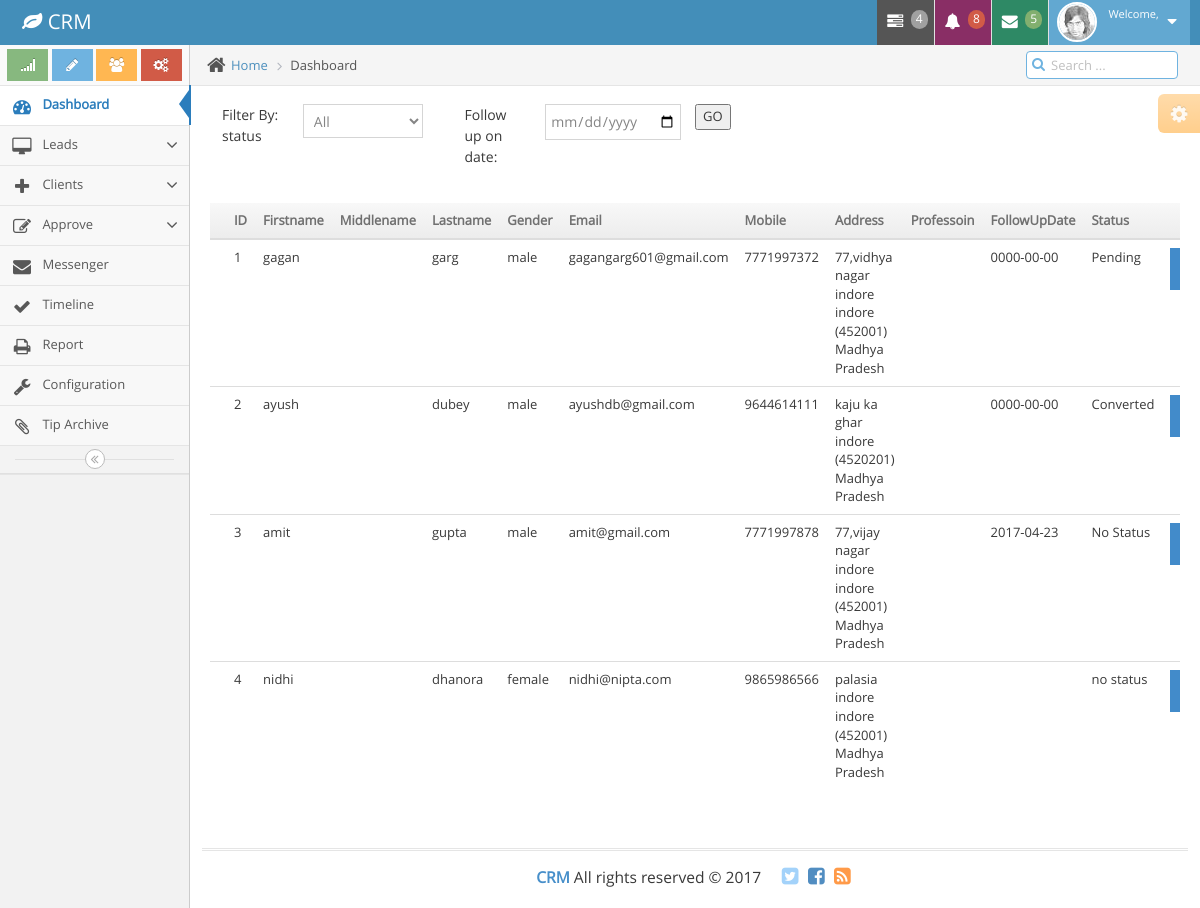
The app's page /index.php/admin/viewLeads with its own data.
### tables this page shows
CREATE TABLE `client` (
  `client_id` int(11) NOT NULL,
  `first_name` varchar(50) NOT NULL,
  `middle_name` varchar(50) DEFAULT NULL,
  `last_name` varchar(50) NOT NULL,
  `gender` varchar(10) NOT NULL,
  `email` varchar(100) DEFAULT NULL,
  `mobile` varchar(10) NOT NULL,
  `status` varchar(15) NOT NULL DEFAULT 'no status',
  `address` varchar(1000) DEFAULT NULL,
  `profession` varchar(100) DEFAULT NULL,
  `follow_up_date` date DEFAULT NULL,
  `active` varchar(10) NOT NULL DEFAULT 'no',
  `assigned` varchar(10) NOT NULL DEFAULT 'no',
  `disposed` varchar(10) NOT NULL DEFAULT 'no'
);

### application/controllers/Admin.php (called while the page is built, shortened)
<?php
class Admin extends CI_Controller {
	public function viewLeads()
	{
		$data   = array();
        $this->load->model('LeadModel');
        $this->load->helper('url');
        $data['result'] = $this->LeadModel->get_leads();
		$this->load->view('admin/admin_header');
			$this->load->view('admin/viewLeads', $data);
		$this->load->view('admin/admin_footer');
	}
}

### index.php (called while the page is built, shortened)
<?php
require_once BASEPATH.'core/CodeIgniter.php';

### application/models/LeadModel.php (called while the page is built, shortened)
<?php
class LeadModel extends CI_Model
{
	function get_leads() {
        $this->db->select('*');
        $this->db->from('client');
        $query = $this->db->get();
        return $result = $query->result();
    }
}

### application/views/admin/viewLeads.php (the view, shortened to what this page needs)
<p style="color:green;"><?php print_r($this->session->flashdata('update'));?></p>
<p style="color:red;"><?php print_r($this->session->flashdata('delete'));?></p>
<p style="color:green;"><?php print_r($this->session->flashdata('insert'));?></p>
 <div class="form-group">
 <form action="<?php echo base_url('leads/filter_by');?>" method="POST">
      <label class="control-label col-sm-1">Filter By:  status </label>
      <div class="col-sm-2">
        <select class="form-control branch" name="status">
     <option value="all">All</option>
    </select>
      </div>
	  <label class="control-label col-sm-1">Follow up on date: </label>
	   <div class="col-sm-2">
        <input type="date" name="follow_up_date" placeholder="YYYY-MM-DD" >
      </div>
	  <input type="submit" value="GO" >
	  </form>
    </div>
	<br><br><br>
<div class="table-responsive">
  <table class="table table-hover">
     <thead class="thead-inverse">
      <tr>
		<th></th>
        <th>ID</th>
        <th>Firstname</th>
		 <th>Middlename</th>
        <th>Lastname</th>
        <th>Gender</th>
        <th>Email</th>
        <th>Mobile</th>
		<th>Address</th>
		<th>Professoin</th>
		<th>FollowUpDate</th>
		<th>Status</th>
		<th></th>
      </tr>
    </thead>
    <tbody>
		<?php $i=1;?>
      <?php foreach($result  as $r): ?>
		<tr>
			<td>
			</td>
			<td><?php echo $i; $i++;?>
			</td>
			<td><?php echo $r->first_name;?>
			</td>
			<td><?php echo $r->middle_name;?>
			</td>
			<td><?php echo $r->last_name;?>
			</td>
			<td><?php echo $r->gender;?>
			</td>
			<td><?php echo $r->email;?>
			</td>
			<td><?php echo $r->mobile;?>
			</td>
			<td><?php echo $r->address;?>
			</td>
			<td><?php echo $r->profession;?>
			</td>
			<td><?php echo $r->follow_up_date;?>
			</td>
			<td><?php echo $r->status;?>
			</td>
			<td><form name="edit" class="form-horizontal" action="<?php echo base_url('leads/edit');?>"  method="POST">
					<input type="submit" name="submit" class="btn btn-primary" value="Edit">
				</form>
			</td>
		</tr>
	<?php endforeach; ?>
    </tbody>
  </table>
  </div>
</div>

### css1/custom.css (style rules this page uses)
.year,.branch { width: 120px; }

### records on screen
client: first_name "gagan", last_name "garg", gender "male", email "gagangarg601@gmail.com", mobile "7771997372", address "77,vidhya nagar indore indore (452001) Madhya Pradesh", follow_up_date "0000-00-00", status "Pending"
client: first_name "ayush", last_name "dubey", gender "male", email "ayushdb@gmail.com", mobile "9644614111", address "kaju ka ghar indore (4520201) Madhya Pradesh", follow_up_date "0000-00-00", status "Converted"
client: first_name "amit", last_name "gupta", gender "male", email "amit@gmail.com", mobile "7771997878", address "77,vijay nagar indore indore (452001) Madhya Pradesh", follow_up_date "2017-04-23", status "No Status"
client: first_name "nidhi", last_name "dhanora", gender "female", email "nidhi@nipta.com", mobile "9865986566", address "palasia indore indore (452001) Madhya Pradesh", status "no status"
